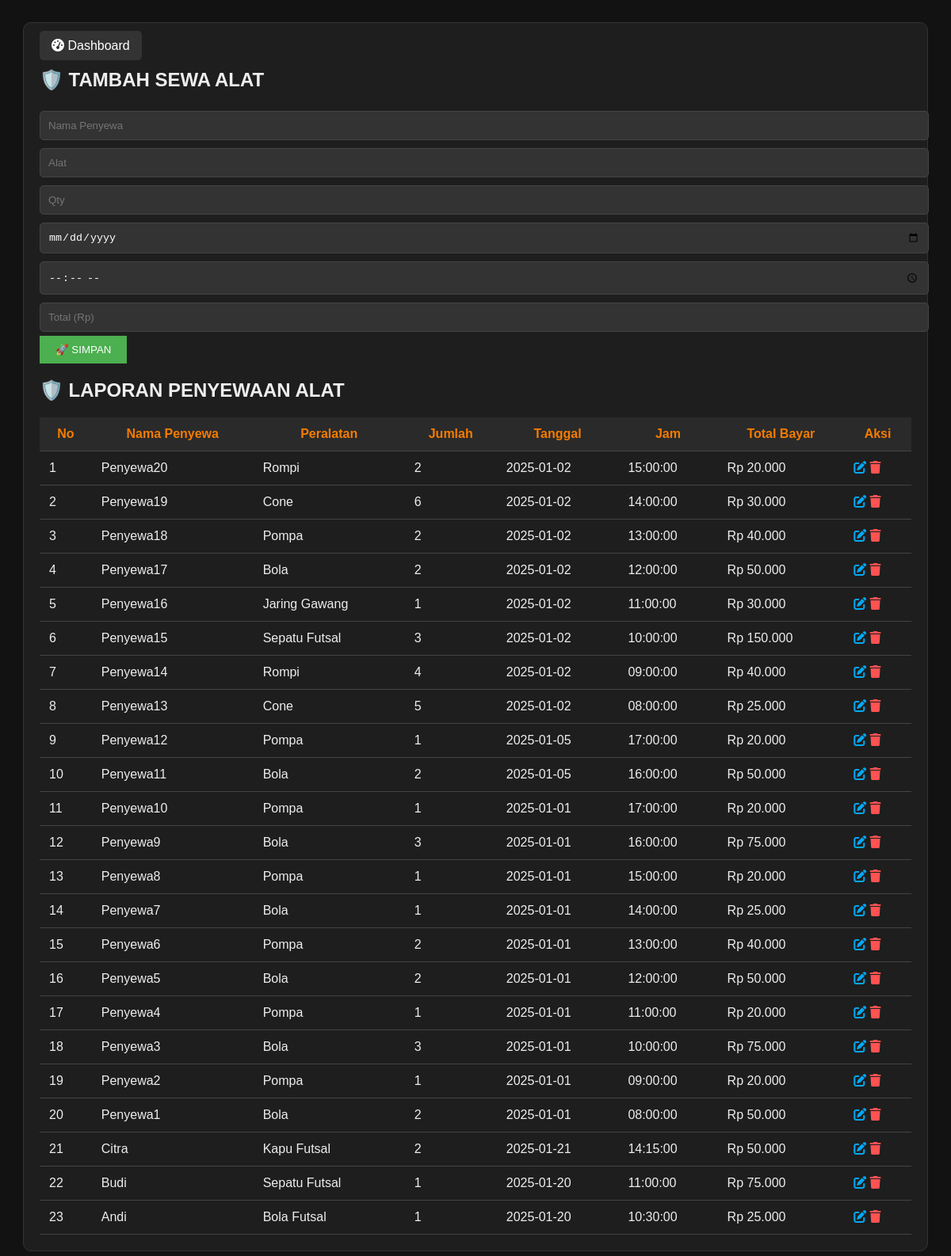
/transaksi/transaksi_sewa_peralatan.php, run on the app's committed database.
### tables this page shows
CREATE TABLE `sewa_alat` (
  `id` int(11) NOT NULL,
  `nama_penyewa` varchar(100) DEFAULT NULL,
  `nama_peralatan` varchar(100) DEFAULT NULL,
  `jumlah` int(11) DEFAULT NULL,
  `tanggal` date DEFAULT NULL,
  `jam` time DEFAULT NULL,
  `total_bayar` int(11) DEFAULT NULL
);

### transaksi/transaksi_sewa_peralatan.php (the view, shortened to what this page needs)
<?php
$koneksi = mysqli_connect("localhost","root","","db_futsal");
?>
<!DOCTYPE html>
<html>
<head>
    <link rel="stylesheet" href="https://cdnjs.cloudflare.com/ajax/libs/font-awesome/6.0.0/css/all.min.css">
</head>
<body>
<div class="card">
    <a href="../index.php" class="btn-dash"><i class="fas fa-tachometer-alt"></i> Dashboard</a>
    <h2>🛡️ TAMBAH SEWA ALAT</h2>
    <form method="POST">
        <input type="text" name="nama_penyewa" placeholder="Nama Penyewa" required>
        <input type="text" name="nama_peralatan" placeholder="Alat" required>
        <input type="number" name="jumlah" placeholder="Qty" min="1" required>
        <input type="date" name="tanggal" required>
        <input type="time" name="jam" required>
        <input type="number" name="total_bayar" placeholder="Total (Rp)" required>
        <button type="submit" name="simpan" class="btn-simpan">🚀 SIMPAN</button>
    </form>
    <h2>🛡️ LAPORAN PENYEWAAN ALAT</h2>
    <table>
        <thead>
            <tr>
                <th>No</th>
                <th>Nama Penyewa</th>
                <th>Peralatan</th>
                <th>Jumlah</th>
                <th>Tanggal</th>
                <th>Jam</th>
                <th>Total Bayar</th>
                <th>Aksi</th>
            </tr>
        </thead>
        <tbody>
            <?php
            $no=1;
            $data = mysqli_query($koneksi,"SELECT * FROM sewa_alat ORDER BY id DESC");
            while($d=mysqli_fetch_assoc($data)){
            ?>
            <tr>
                <td><?php echo $no++; ?></td>
                <td><?php echo $d['nama_penyewa']; ?></td>
                <td><?php echo $d['nama_peralatan']; ?></td>
                <td><?php echo $d['jumlah']; ?></td>
                <td><?php echo $d['tanggal']; ?></td>
                <td><?php echo $d['jam']; ?></td>
                <td><?php echo "Rp ".number_format($d['total_bayar'],0,',','.'); ?></td>
                <td>
                    <i class="fas fa-edit btn-edit" onclick="openEditModal(
                        '<?php echo $d['id'];?>',
                        '<?php echo $d['nama_penyewa'];?>',
                        '<?php echo $d['nama_peralatan'];?>',
                        '<?php echo $d['jumlah'];?>',
                        '<?php echo $d['tanggal'];?>',
                        '<?php echo $d['jam'];?>',
                        '<?php echo $d['total_bayar'];?>'
                    )"></i>
                    <a href="?hapus=<?php echo $d['id'];?>" class="btn-del"
                       onclick="return confirm('Yakin hapus data ini?')">
                       <i class="fas fa-trash"></i>
                    </a>
                </td>
            </tr>
            <?php } ?>
        </tbody>
    </table>
</div>
</body>
</html>

### transaksi/transaksi_sewa_peralatan.php (style rules this page uses)
body { font-family:Arial; background:#121212; color:#eee; padding:20px; }
.card { background:#1e1e1e; padding:20px; border-radius:10px; max-width:1100px; margin:auto; border:1px solid #333; }
input, select { padding:10px; margin:5px 0; width:100%; background:#333; color:#fff; border:1px solid #444; border-radius:5px; }
.btn-simpan { background:#4caf50; color:#fff; border:none; padding:10px 20px; cursor:pointer; }
.btn-dash { background:#333; color:#fff; padding:10px 15px; text-decoration:none; border-radius:5px; }
table { width:100%; border-collapse:collapse; margin-top:20px; }
th,td { padding:12px; border-bottom:1px solid #444; }
th { background:#2a2a2a; color:#f57c00; }
.btn-edit { color:#03a9f4; cursor:pointer; }
.btn-del { color:#ff5252; text-decoration:none; }

### data on the page
sewa_alat: nama_penyewa "Penyewa20", nama_peralatan "Rompi", jumlah "2", tanggal "2025-01-02", jam "15:00:00", total_bayar "20.000"
sewa_alat: nama_penyewa "Penyewa19", nama_peralatan "Cone", jumlah "6", tanggal "2025-01-02", jam "14:00:00", total_bayar "30.000"
sewa_alat: nama_penyewa "Penyewa18", nama_peralatan "Pompa", jumlah "2", tanggal "2025-01-02", jam "13:00:00", total_bayar "40.000"
sewa_alat: nama_penyewa "Penyewa17", nama_peralatan "Bola", jumlah "2", tanggal "2025-01-02", jam "12:00:00", total_bayar "50.000"
sewa_alat: nama_penyewa "Penyewa16", nama_peralatan "Jaring Gawang", jumlah "1", tanggal "2025-01-02", jam "11:00:00", total_bayar "30.000"
sewa_alat: nama_penyewa "Penyewa15", nama_peralatan "Sepatu Futsal", jumlah "3", tanggal "2025-01-02", jam "10:00:00", total_bayar "150.000"
sewa_alat: nama_penyewa "Penyewa14", nama_peralatan "Rompi", jumlah "4", tanggal "2025-01-02", jam "09:00:00", total_bayar "40.000"
sewa_alat: nama_penyewa "Penyewa13", nama_peralatan "Cone", jumlah "5", tanggal "2025-01-02", jam "08:00:00", total_bayar "25.000"
sewa_alat: nama_penyewa "Penyewa12", nama_peralatan "Pompa", jumlah "1", tanggal "2025-01-05", jam "17:00:00", total_bayar "20.000"
sewa_alat: nama_penyewa "Penyewa11", nama_peralatan "Bola", jumlah "2", tanggal "2025-01-05", jam "16:00:00", total_bayar "50.000"
sewa_alat: nama_penyewa "Penyewa10", nama_peralatan "Pompa", jumlah "1", tanggal "2025-01-01", jam "17:00:00", total_bayar "20.000"
sewa_alat: nama_penyewa "Penyewa9", nama_peralatan "Bola", jumlah "3", tanggal "2025-01-01", jam "16:00:00", total_bayar "75.000"
sewa_alat: nama_penyewa "Penyewa8", nama_peralatan "Pompa", jumlah "1", tanggal "2025-01-01", jam "15:00:00", total_bayar "20.000"
sewa_alat: nama_penyewa "Penyewa7", nama_peralatan "Bola", jumlah "1", tanggal "2025-01-01", jam "14:00:00", total_bayar "25.000"
sewa_alat: nama_penyewa "Penyewa6", nama_peralatan "Pompa", jumlah "2", tanggal "2025-01-01", jam "13:00:00", total_bayar "40.000"
sewa_alat: nama_penyewa "Penyewa5", nama_peralatan "Bola", jumlah "2", tanggal "2025-01-01", jam "12:00:00", total_bayar "50.000"
sewa_alat: nama_penyewa "Penyewa4", nama_peralatan "Pompa", jumlah "1", tanggal "2025-01-01", jam "11:00:00", total_bayar "20.000"
sewa_alat: nama_penyewa "Penyewa3", nama_peralatan "Bola", jumlah "3", tanggal "2025-01-01", jam "10:00:00", total_bayar "75.000"
sewa_alat: nama_penyewa "Penyewa2", nama_peralatan "Pompa", jumlah "1", tanggal "2025-01-01", jam "09:00:00", total_bayar "20.000"
sewa_alat: nama_penyewa "Penyewa1", nama_peralatan "Bola", jumlah "2", tanggal "2025-01-01", jam "08:00:00", total_bayar "50.000"
sewa_alat: nama_penyewa "Citra", nama_peralatan "Kapu Futsal", jumlah "2", tanggal "2025-01-21", jam "14:15:00", total_bayar "50.000"
sewa_alat: nama_penyewa "Budi", nama_peralatan "Sepatu Futsal", jumlah "1", tanggal "2025-01-20", jam "11:00:00", total_bayar "75.000"
sewa_alat: nama_penyewa "Andi", nama_peralatan "Bola Futsal", jumlah "1", tanggal "2025-01-20", jam "10:30:00", total_bayar "25.000"
